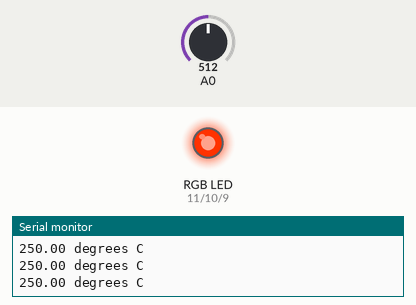
This sketch was run on a simulated Arduino Uno, built with avr-gcc and run on an emulated ATmega328P. Shown: an RGB LED mixed from three pins (HIGH = lit), the last lines printed to the serial monitor. The test bench sets the inputs (shaded band); at power-on: A0 = 512.

Above: at 1.3 s.
1.4 s: A0 set to 44
2.9 s: A0 set to 37
At 3.4 s:
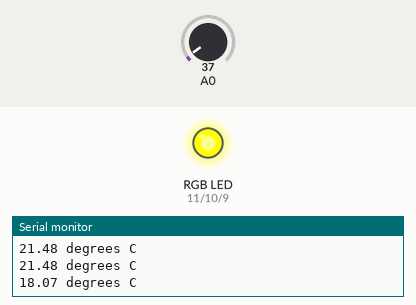
4.5 s: A0 set to 10
At 5.7 s:
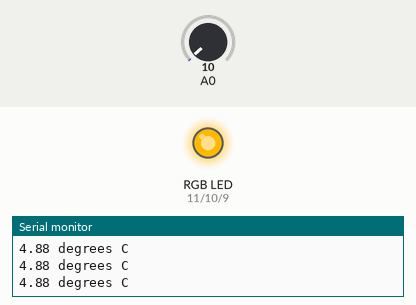
6.0 s: A0 set to 0
At 7.0 s:
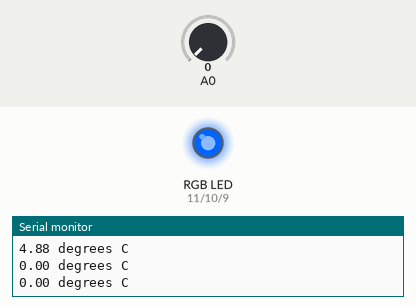
7.5 s: A0 set to 27
At 8.2 s:
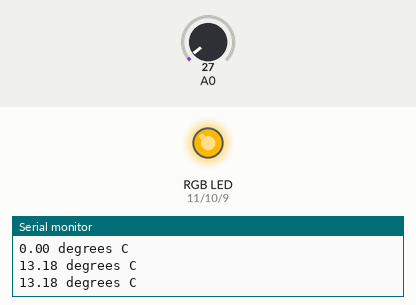
9.0 s: A0 set to 122
At 9.4 s:
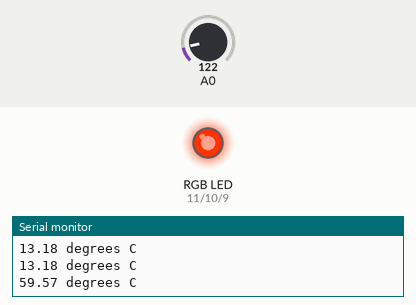
Timing chart, 0 to 11.5 s (numbered marks = the images above; inputs shaded):
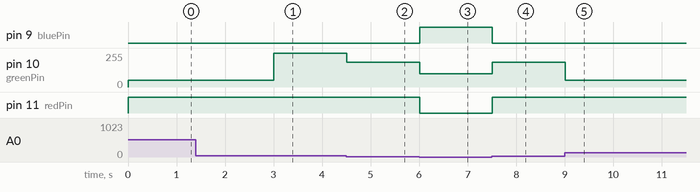

The sketch:

RGM_TEMP.ino
```cpp
#define tempPin A0;
int redPin = 11;
int greenPin = 10;
int bluePin = 9;
int temp = 0;

void setColor(int red, int green, int blue) {
#ifdef COMMON_ANODE
  red = 255 - red;
  green = 255 - green;
  blue = 255 - blue;
#endif
  analogWrite(redPin, red);
  analogWrite(greenPin, green);
  analogWrite(bluePin, blue);
}

void setup() {
  Serial.begin(9600);
  pinMode(redPin, OUTPUT);
  pinMode(greenPin, OUTPUT);
  pinMode(bluePin, OUTPUT);
}

void loop() {
  int reading = analogRead(A0);
  float voltage = reading * 5.0;
  voltage /= 1024.0;
  float temperatuteC = voltage * 100;
  Serial.print(temperatuteC); Serial.println(" degrees C");

  if (temperatuteC <= 0.0) setColor(0, 100, 255);
  if (temperatuteC > 0.0 && temperatuteC < 17.0) setColor(255, 184, 0);
  if (temperatuteC > 17.0 && temperatuteC <= 20.0) setColor(255, 255, 0);
  if (temperatuteC > 20.0) setColor(255, 50, 0);
  delay(500);
}
```

Measured:
- the behaviour switches between 41 and 40 on A0 (found by bisection; images 0 and 1)
- after the input at 2.9 s, pin 10 (greenPin): 50/255 → 255/255 after 0.11 s
- after the input at 4.5 s, pin 10 (greenPin): 255/255 → 184/255 at once
- after the input at 6.0 s, pin 9 (bluePin): LOW → HIGH at once; pin 10 (greenPin): 184/255 → 100/255 at once; pin 11 (redPin): HIGH → LOW at once
- after the input at 7.5 s, pin 9 (bluePin): HIGH → LOW at once; pin 10 (greenPin): 100/255 → 184/255 at once; pin 11 (redPin): LOW → HIGH at once
- after the input at 9.0 s, pin 10 (greenPin): 184/255 → 50/255 at once
